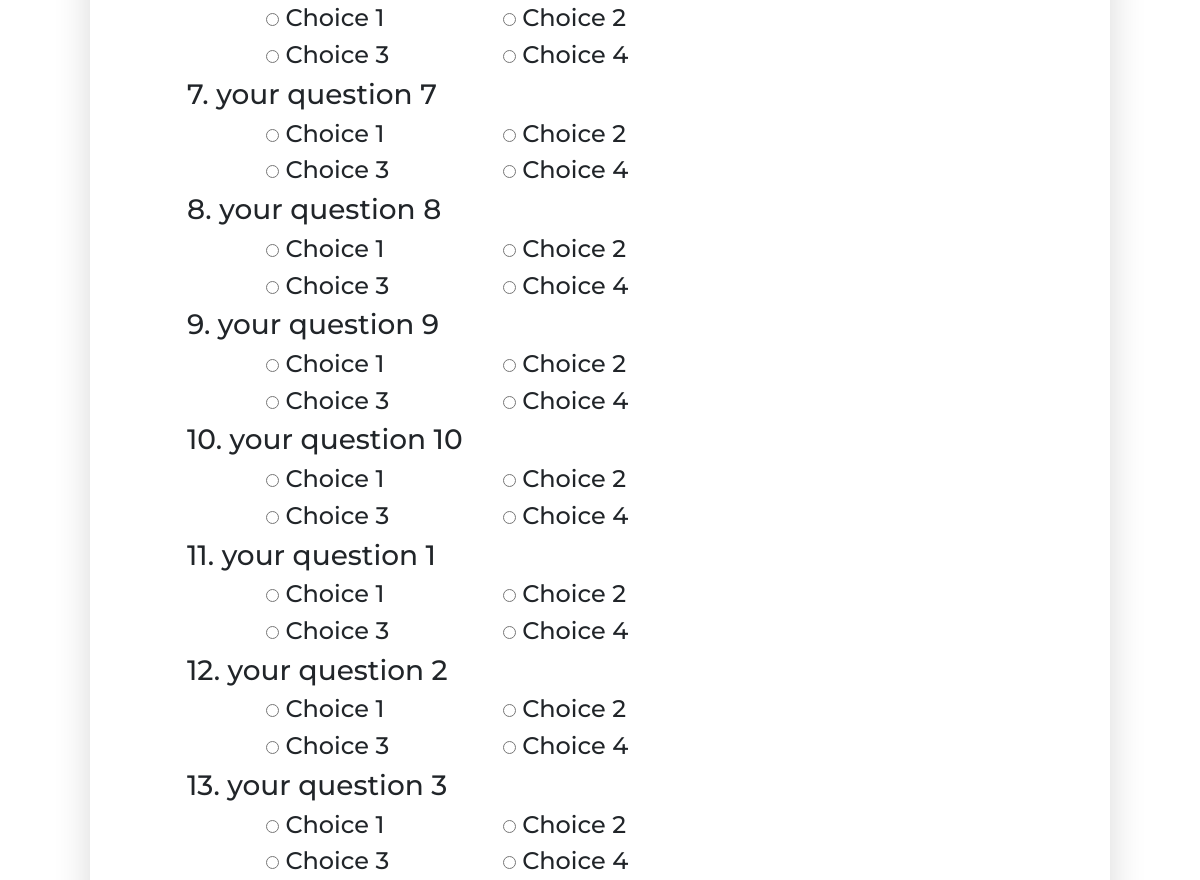
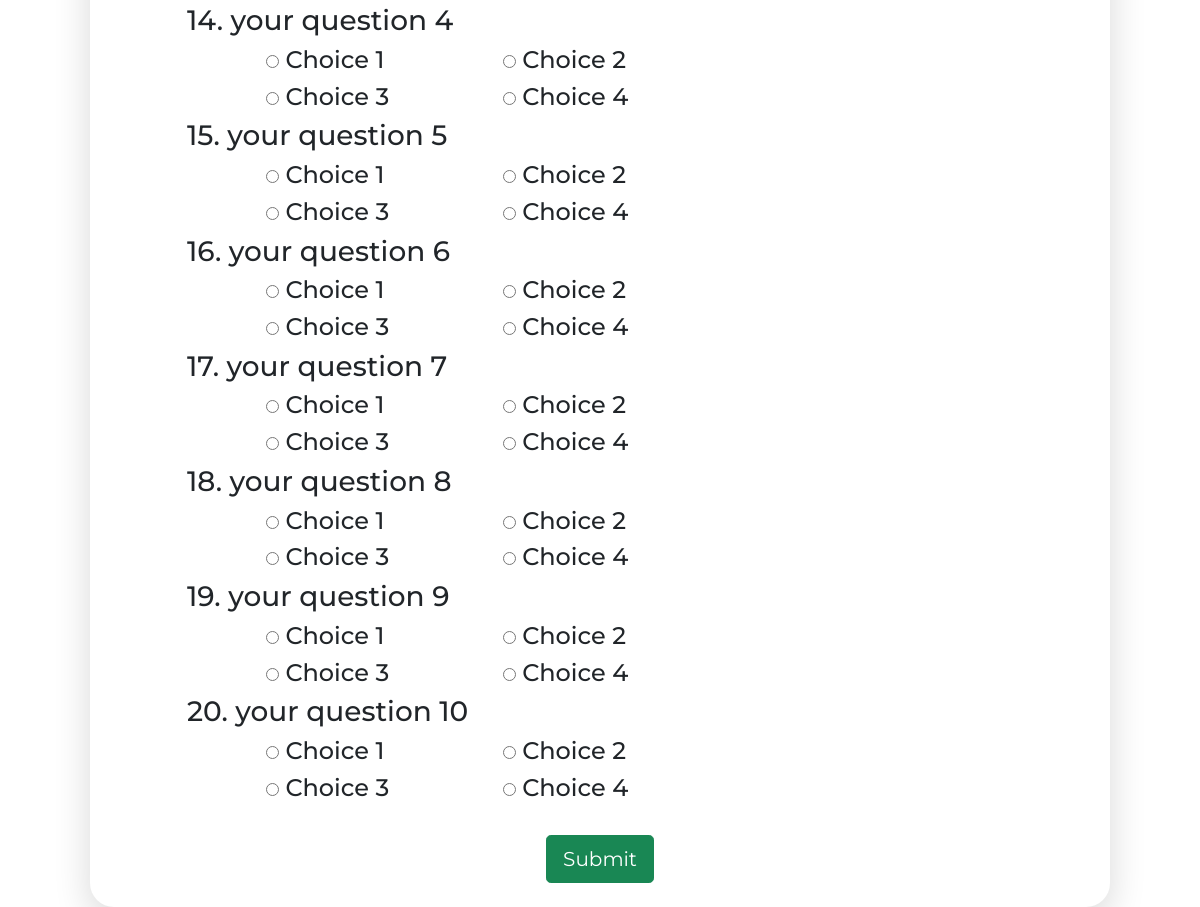
/quiz/python (lower part), run on an earlier commit of the app's database (2 pictures, top to bottom).
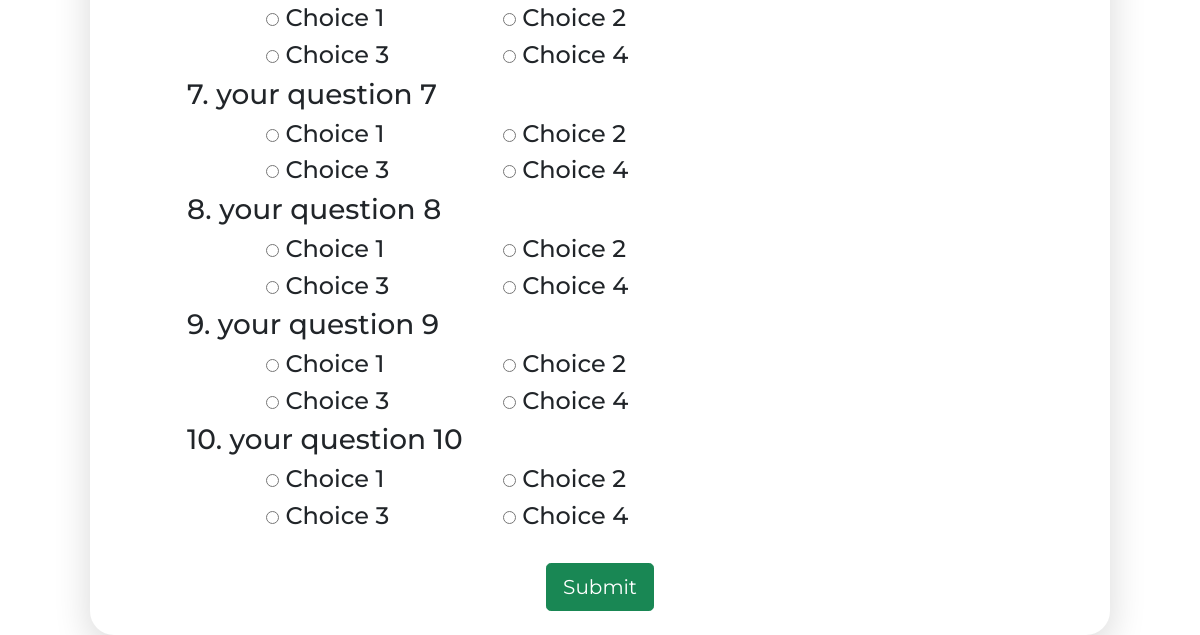
And on a later commit of the database.
### quizapp/models.py (models this page shows, shortened)
class Questions(models.Model):
    CAT_CHOICES = (
        ('python', 'Python'),
        ('django', 'Django'),
        ('numpy', 'Numpy'),
        ('java', 'Core Java'),
    )
    question = models.CharField(max_length=250)
    option_a = models.CharField(max_length=100)
    option_b = models.CharField(max_length=100)
    option_c = models.CharField(max_length=100)
    option_d = models.CharField(max_length=100)
    answer = models.CharField(max_length=100)
    catagory = models.CharField(max_length=20, choices=CAT_CHOICES)
    class Meta:
        ordering = ('-catagory',)

### quizapp/views.py (the view)
# urls.py: re_path(r'^quiz/(?P<choice>[\w]+)', views.questions, name='questions'),
def questions(request, choice):
    ques = Questions.objects.filter(catagory__exact=choice)
    return render(request,
                  'quizapp/questions.html',
                  {'ques': ques})

### quizapp/templates/quizapp/questions.html (shortened to what this page needs)
{% extends "base.html" %}
{% block content%}
<div class="main"><br>
<form action="/result/" id="questions_form" method="post">
    {% for que in ques %}
    <div class="row offset-1">
        <div class="col-md-10">
            <h3>{{ forloop.counter }}. {{ que.question }}</h3>
        </div>
    </div>
    <div class="row offset-1">
        <div class="col-md-1"></div>
        <div class="col-md-3">
            <h4>
                <input name="{{ que.id }}" type="radio" value="{{ que.option_a }}">
                {{ que.option_a }}
            </h4>
        </div>
        <div class="col-md-3">
            <h4>
                <input name="{{ que.id }}" type="radio" value="{{ que.option_b }}">
                {{ que.option_b }}
            </h4>
        </div>
    </div>
    <div class="row offset-1">
        <div class="col-md-1"></div>
        <div class="col-md-3">
            <h4>
                <input name="{{ que.id }}" type="radio" value="{{ que.option_c }}">
                {{ que.option_c }}
            </h4>
        </div>
        <div class="col-md-3">
            <h4>
                <input class="form_control" name="{{ que.id }}" type="radio" value="{{ que.option_d }}">
                {{ que.option_d }}
            </h4>
        </div>
    </div>
    {% endfor %}
    <br>
    <div class="row offset-5 col-2">
        <div class="col center">
            <button class="btn btn-success btn-lg" id="btn" onclick="result_function();" type="button">
                Submit
            </button>
            <br><br>
        </div>
    </div>
</form>
</div>
{% endblock %}

### quizapp/templates/base.html (shortened to what this page needs)
<!DOCTYPE html>
<html>
<head>
    {% load static %}
    <link href="{%  static  'quiz/Bootstrap/css/bootstrap.min.css' %}" rel="stylesheet">
    <link href="{% static 'quiz/css/vanilla-zoom.min.css' %}" rel="stylesheet">
    <link rel="stylesheet" href="https://cdnjs.cloudflare.com/ajax/libs/baguettebox.js/1.10.0/baguetteBox.min.css">
    <link href="{% static 'quizapp/css/all.css' %}" rel="stylesheet">
</head>
<body>
<div class="container" id="content">
    <br><br><br><br>
    {% block content %}
    {% endblock %}
</div>
</body>
</html>

### quizapp/templates/base.html (style rules this page uses)
html { position: relative; min-height: 100%; }
body { margin-bottom: 50px; }
.center { text-align: center; }

### quizapp/templates/quizapp/questions.html (style rules this page uses)
.main { background-color: #FFFFFF; width: 85vw; height:100%; margin-top:5%; border-radius: 1.5em; box-shadow: 0px 11px 35px 2px rgba(0, 0, 0, 0.14); margin-left:auto; margin-bottom:auto; margin-right:auto; }

What changed in the data, as far as the page shows it:
removed Questions: question "your question 1", option_a "Choice 1", option_b "Choice 2", option_c "Choice 3", option_d "Choice 4"
removed Questions: question "your question 2", option_a "Choice 1", option_b "Choice 2", option_c "Choice 3", option_d "Choice 4"
removed Questions: question "your question 3", option_a "Choice 1", option_b "Choice 2", option_c "Choice 3", option_d "Choice 4"
removed Questions: question "your question 4", option_a "Choice 1", option_b "Choice 2", option_c "Choice 3", option_d "Choice 4"
removed Questions: question "your question 5", option_a "Choice 1", option_b "Choice 2", option_c "Choice 3", option_d "Choice 4"
removed Questions: question "your question 6", option_a "Choice 1", option_b "Choice 2", option_c "Choice 3", option_d "Choice 4"
removed Questions: question "your question 7", option_a "Choice 1", option_b "Choice 2", option_c "Choice 3", option_d "Choice 4"
removed Questions: question "your question 8", option_a "Choice 1", option_b "Choice 2", option_c "Choice 3", option_d "Choice 4"
removed Questions: question "your question 9", option_a "Choice 1", option_b "Choice 2", option_c "Choice 3", option_d "Choice 4"
removed Questions: question "your question 10", option_a "Choice 1", option_b "Choice 2", option_c "Choice 3", option_d "Choice 4"
